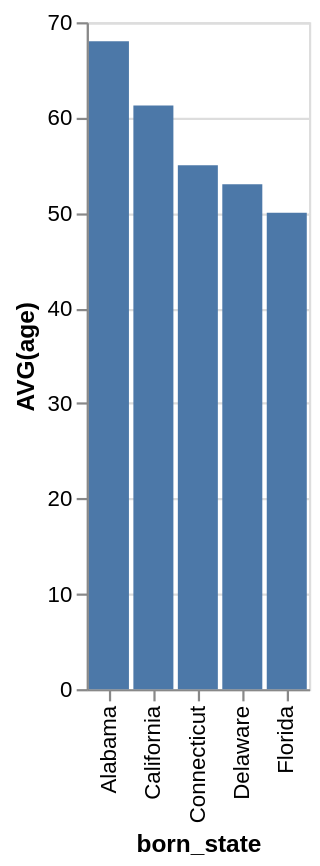

Describe this chart as a Vega-Lite specification.
### Vega-Lite specification from a JSON file in a GitHub repository (floating-point values rounded to 4 significant figures)
{"data": {"values": [{"x_data": "Alabama", "y_data": 68}, {"x_data": "California", "y_data": 61.25}, {"x_data": "Connecticut", "y_data": 55}, {"x_data": "Delaware", "y_data": 53}, {"x_data": "Florida", "y_data": 50}]}, "mark": "bar", "encoding": {"x": {"field": "x_data", "type": "nominal", "title": "born_state", "sort": "ascending"}, "y": {"field": "y_data", "type": "quantitative", "title": "AVG(age)"}}}
